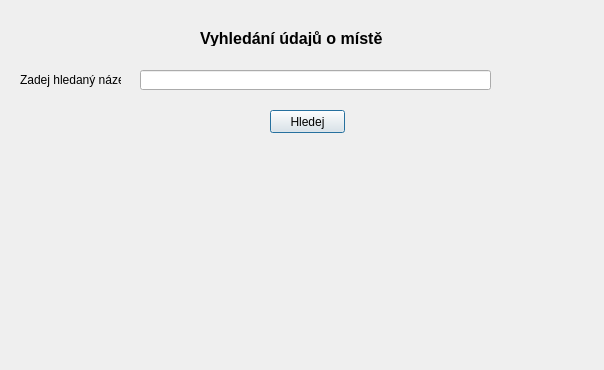
<?xml version="1.0" encoding="UTF-8"?>
<ui version="4.0">
 <class>Dialog</class>
 <widget class="QDialog" name="Dialog">
  <property name="geometry">
   <rect>
    <x>0</x>
    <y>0</y>
    <width>604</width>
    <height>370</height>
   </rect>
  </property>
  <property name="windowTitle">
   <string>Dialog</string>
  </property>
  <widget class="QLabel" name="label">
   <property name="geometry">
    <rect>
     <x>200</x>
     <y>30</y>
     <width>211</width>
     <height>16</height>
    </rect>
   </property>
   <property name="font">
    <font>
     <pointsize>12</pointsize>
     <weight>75</weight>
     <bold>true</bold>
    </font>
   </property>
   <property name="text">
    <string>Vyhledání údajů o místě</string>
   </property>
  </widget>
  <widget class="QLabel" name="label_2">
   <property name="geometry">
    <rect>
     <x>20</x>
     <y>70</y>
     <width>101</width>
     <height>20</height>
    </rect>
   </property>
   <property name="text">
    <string>Zadej hledaný název</string>
   </property>
  </widget>
  <widget class="QPushButton" name="pushButtonSearch">
   <property name="geometry">
    <rect>
     <x>270</x>
     <y>110</y>
     <width>75</width>
     <height>23</height>
    </rect>
   </property>
   <property name="text">
    <string>Hledej</string>
   </property>
  </widget>
  <widget class="QLineEdit" name="lineEditLocation">
   <property name="geometry">
    <rect>
     <x>140</x>
     <y>70</y>
     <width>351</width>
     <height>20</height>
    </rect>
   </property>
  </widget>
  <widget class="QWidget" name="layoutWidget">
   <property name="geometry">
    <rect>
     <x>20</x>
     <y>180</y>
     <width>571</width>
     <height>171</height>
    </rect>
   </property>
   <layout class="QVBoxLayout" name="verticalLayout">
    <item>
     <widget class="QLabel" name="label_address">
      <property name="text">
       <string/>
      </property>
      <property name="wordWrap">
       <bool>true</bool>
      </property>
     </widget>
    </item>
    <item>
     <widget class="QLabel" name="label_longitude">
      <property name="text">
       <string/>
      </property>
     </widget>
    </item>
    <item>
     <widget class="QLabel" name="label_latitude">
      <property name="text">
       <string/>
      </property>
     </widget>
    </item>
   </layout>
  </widget>
 </widget>
 <resources/>
 <connections>
  <connection>
   <sender>pushButtonSearch</sender>
   <signal>pressed()</signal>
   <receiver>Dialog</receiver>
   <slot>displayDetails()</slot>
   <hints>
    <hint type="sourcelabel">
     <x>272</x>
     <y>121</y>
    </hint>
    <hint type="destinationlabel">
     <x>377</x>
     <y>159</y>
    </hint>
   </hints>
  </connection>
 </connections>
 <slots>
  <slot>displayDetails()</slot>
 </slots>
</ui>
